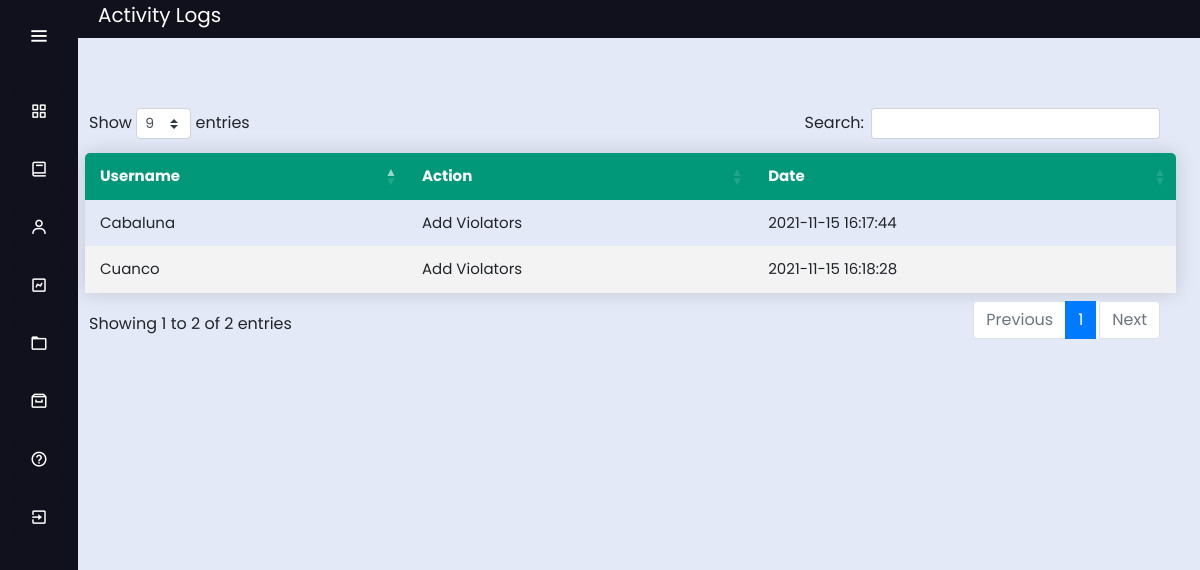
The page /masapang_logs (signed in) on the database its author committed.
### tables this page shows
CREATE TABLE logs(
	id INTEGER PRIMARY KEY AUTOINCREMENT,
	username TEXT NOT NULL,
	action TEXT NOT NULL,
	address TEXT NOT NULL,
	date TIMESTAMP DATE DEFAULT(datetime('now','localtime'))

);

### app.py (the view)
@app.route('/masapang_logs')
def masapang_logs():
        conn = get_db_connection()
        mlogs = conn.execute("SELECT * FROM logs where address='Masapang'").fetchall()
        conn.close()
        return render_template('masapang_logs.html',mlogs=mlogs);

### app.py (called while the page is built)
def get_db_connection():
    conn = sqlite3.connect('database.db')
    conn.row_factory = sqlite3.Row
    return conn
    conn.close()
    c = conn.cursor()

### templates/masapang_logs.html (shortened to what this page needs)
<!DOCTYPE html>
<html lang="en" dir="ltr">
  <head>
    <link rel="stylesheet" href="../static/css/style5.css">
    <link href='https://unpkg.com/boxicons@2.0.7/css/boxicons.min.css' rel='stylesheet'>
    <link rel="stylesheet" type="text/css" href="{{ url_for('static', filename="css/style2.css") }}">
  <link rel="stylesheet" href="https://cdnjs.cloudflare.com/ajax/libs/font-awesome/4.7.0/css/font-awesome.min.css">
  <link rel="stylesheet" href="https://stackpath.bootstrapcdn.com/bootstrap/4.3.1/css/bootstrap.min.css">
  <link rel="stylesheet" type="text/css" href="https://cdn.datatables.net/1.10.23/css/dataTables.bootstrap4.min.css">
  <link rel="stylesheet" type="text/css" href="https://cdnjs.cloudflare.com/ajax/libs/twitter-bootstrap/4.5.2/css/bootstrap.css">
   </head>
<body>
  <div class="sidebar" >
    <div class="logo-details">
        <i class='bx bx-menu' id="btn" ></i>
    </div>
    <ul class="nav-list">
      <li>
        <a href="{{ url_for('masapang_dashboard') }}">
          <i class='bx bx-grid-alt'></i>
        </a>
      </li>
      <li>
       <a href="{{ url_for('masapang') }}">
         <i class='bx bx-book' ></i>
       </a>
     </li>
      <li>
       <a href="{{ url_for('masapang_service') }}">
         <i class='bx bx-user' ></i>
       </a>
     </li>
     <li>
       <a href="{{ url_for('masapang_chart') }}">
         <i class='bx bx-chart' ></i>
       </a>
     </li>
     <li>
       <a href="{{ url_for('masapang_logs') }}">
         <i class='bx bx-folder' ></i>
       </a>
     </li>
     <li>
       <a href="{{ url_for('masapang_archive') }}">
         <i class='bx bx-archive' ></i>
       </a>
     </li>
     <li>
       <a href="{{ url_for('masapang_guidelines') }}">
         <i class='bx bx-help-circle' ></i>
       </a>
     </li>
     <li>
       <a href="{{ url_for('login') }}">
         <i class='bx bx-exit' ></i>
       </a>
     </li>
    </ul>
  </div>
  <section class="home-section">
 <p style="background: #11101D; font-size: 20px; color: white;"> <label style="margin-left: 20px;">Activity Logs</label><label style="float: right; margin-right: 20px;"></label>
      </p></br><br><br>
<div class="main" style="margin-left: 1px; margin-top: -90px;">
      <br>
   <input style="float: right; margin-right: 1280px; margin-top: px; font-weight: bold;" type="button" class="btn btn-xs btn-primary" value="Print Table" onclick="myApp.printTable()" />
  <br><br>
  <table class="content-table" id="example"  style="width: calc(100% - -20px); margin-left: -4px; font-size: 15px;">
  <thead style="background-color: ;">
  <tr >
    <th>Username</th>
    <th>Action</th>
    <th>Date</th>
  </tr>
  </thead>
  {%for mlogs in mlogs%}
  <tr>
  <td>{{mlogs['username']}}</td>
    <td>{{mlogs['action']}}</td>
    <td>{{mlogs['date']}}</td>
  </tr>
  {%endfor%}
  </table>
  </div>
  </section>
</body>
</html>

### static/css/style5.css (style rules this page uses)
* { margin: 0; padding: 0; box-sizing: border-box; font-family: "Poppins" , sans-serif; }
.sidebar { position: fixed; left: 0; top: 0; height: 100%; width: 78px; background: #11101D; padding: 6px 14px; z-index: 99; transition: all 0.5s ease; }
.sidebar .logo-details { height: 60px; display: flex; align-items: center; position: relative; }
.sidebar .logo-details #btn { position: absolute; top: 50%; right: 0; transform: translateY(-50%); font-size: 22px; transition: all 0.4s ease; font-size: 23px; text-align: center; cursor: pointer; transition: all 0.5s ease; }
.sidebar i { color: #fff; height: 60px; min-width: 50px; font-size: 28px; text-align: center; line-height: 60px; }
.sidebar .nav-list { margin-top: 20px; height: 100%; }
.sidebar li { position: relative; margin: 8px 0; list-style: none; }
.sidebar li a { display: flex; height: 100%; width: 100%; border-radius: 12px; align-items: center; text-decoration: none; transition: all 0.4s ease; background: #11101D; }
.sidebar li i { height: 50px; line-height: 50px; font-size: 18px; border-radius: 12px; }
.home-section { position: relative; background: #E4E9F7; min-height: 100vh; top: 0; left: 78px; width: calc(100% - 78px); transition: all 0.5s ease; z-index: 2; }
.content-table { font-family: "Poppins" , sans-serif; border-collapse: collapse; margin: 25px 0; margin-top: 200px; font-size: 14px; min-width: 400px; border-radius: 5px 5px 0 0; overflow: hidden; box-shadow: 0 0 20px rgba(0, 0, 0, 0.15); margin-left: 20px; width: ; margin-top: -10px; width: calc(100% - 50px); }
.content-table thead tr { background-color: #009879; color: #ffffff; text-align: left; font-weight: bold; }
.content-table th, .content-table td { padding: 12px 15px; }
.content-table tbody tr { border-bottom: 1px solid #dddddd; }
.content-table tbody tr:nth-of-type(even) { background-color: #f3f3f3; }
.content-table tbody tr:last-of-type { border-bottom: 2px solid #009879; }

### static/css/style2.css (style rules this page uses)
body { margin:0px; padding: 0px; background-color:#1b203d; overflow: hidden; font-family: bernard; color: #1b203d; }
.main { margin-top: 50px; margin-left: 315px; margin-right: 30px; padding: 0px 10px; }
.btn { float: right; margin-right: 20px; }
table.dataTable thead .sorting:after, table.dataTable thead .sorting:before, table.dataTable thead .sorting_asc:after, table.dataTable thead .sorting_asc:before, table.dataTable thead .sorting_asc_disabled:after, table.dataTable thead .sorting_asc_disabled:before, table.dataTable thead .sorting_desc:after, table.dataTable thead .sorting_desc:before, table.dataTable thead .sorting_desc_disabled:after, table.dataTable thead .sorting_desc_disabled:before { bottom: .5em; }

### rows shown on the page
logs: username "Cabaluna", action "Add Violators", date "2021-11-15 16:17:44"
logs: username "Cuanco", action "Add Violators", date "2021-11-15 16:18:28"
